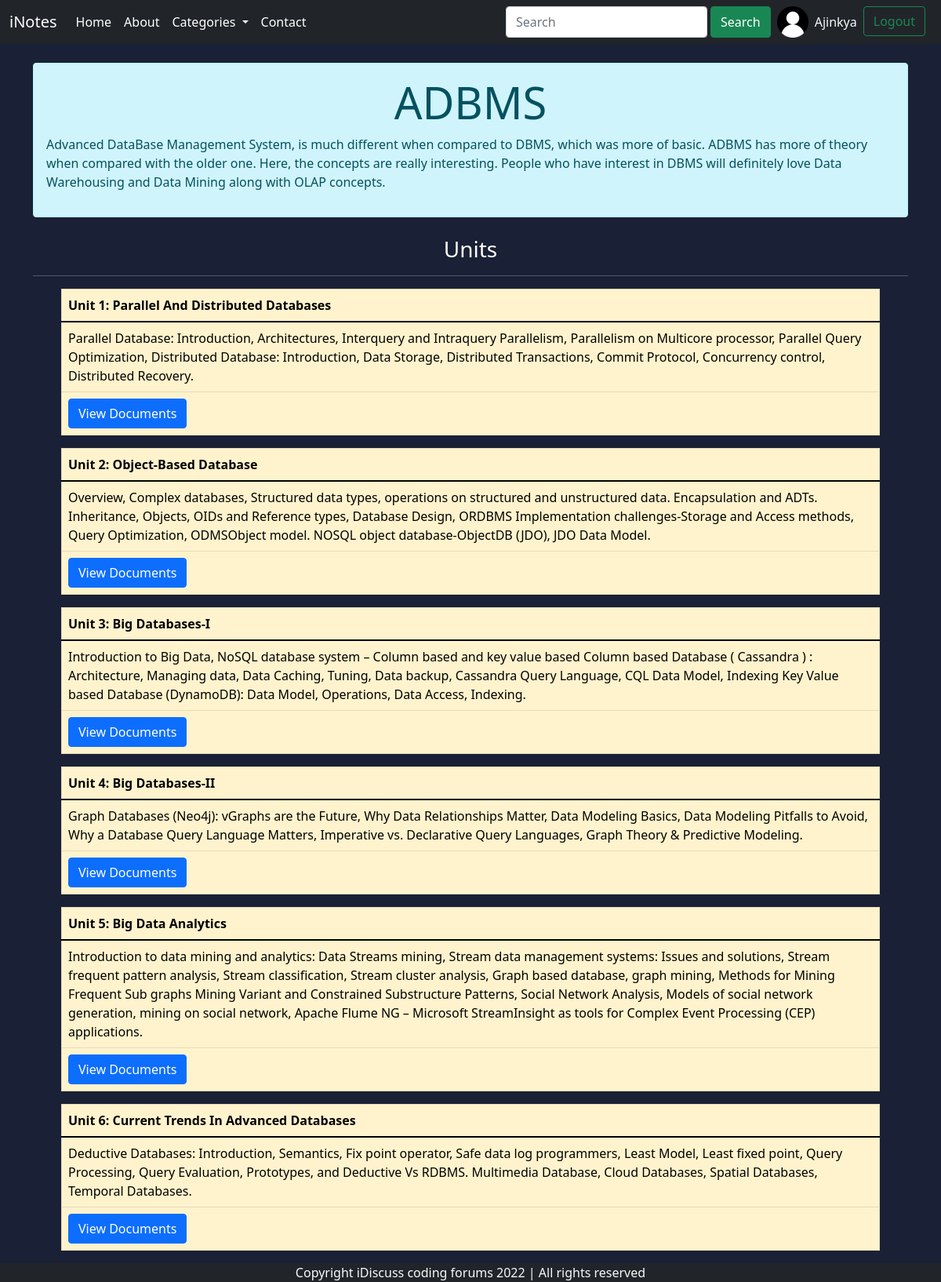
The app's page /threads.php?subid=3&subcat=Theory (signed in) with its own data.
### tables this page shows
CREATE TABLE `subjects` (
  `subject_id` int(11) NOT NULL,
  `subject_name` varchar(50) NOT NULL,
  `subject_desc` text NOT NULL,
  `sub_category` varchar(50) NOT NULL,
  `subject_created` datetime NOT NULL DEFAULT current_timestamp()
);

CREATE TABLE `units` (
  `unit_id` int(11) NOT NULL,
  `unit_name` varchar(100) NOT NULL,
  `unit_desc` text NOT NULL,
  `unit_sub_id` int(11) NOT NULL,
  `unit_created` datetime NOT NULL DEFAULT current_timestamp()
);

### threads.php (the view, shortened to what this page needs)
<!doctype html>
<html lang="en">
<head>
    <link rel="stylesheet" href="https://cdnjs.cloudflare.com/ajax/libs/font-awesome/5.15.3/css/all.min.css">
    <link href="https://cdn.jsdelivr.net/npm/bootstrap@5.1.3/dist/css/bootstrap.min.css" rel="stylesheet">
</head>
<body>
    <?php include 'partial/header.php' ?>
    <?php include 'partial/_dbConnect.php'; ?>
    <?php
    $id = $_GET['subid'];
    $sql = "select * from subjects where subject_id=$id";
    $result = mysqli_query($conn, $sql);
    while ($row = mysqli_fetch_assoc($result)) {
        $catname = $row['subject_name'];
        $catdesc = $row['subject_desc'];
    }
    ?>
    <div class="container my-4">
        <div class="alert alert-info" role="alert">
            <h4 class="display-4 text-center"><?php echo $catname ?></h4>
            <p><?php echo $catdesc ?></p>
        </div>
    </div>
    <div class="container px-6">
        <?php
            $sub_cat = $_GET['subcat'];
            if ($sub_cat == 'Theory')
                echo '<h3 class="text-center">Units</h3>';
            else
                echo '<h3 class="text-center">Assignments</h3>';
        ?>
        <hr>
    </div>
    <div class="container px-5">
        <?php
            if ($sub_cat == 'Theory') {
                $sql = "select * from units where unit_sub_id='$id'";
                $result = mysqli_query($conn, $sql);
                $no = 1;
                while ($row = mysqli_fetch_assoc($result)) {
                    $unit_id = $row['unit_id'];
                    $unit_name = $row['unit_name'];
                    $unit_desc = $row['unit_desc'];
                    echo '
                        <table class="table table-bordered table-warning">
                            <tr>
                                <th scope="col">
                                    Unit ' . $no . ': ' . $unit_name . '
                                </th>
                            </tr>
                            <tbody>
                                <tr>
                                    <td>
                                        ' . $unit_desc . '
                                    </td>
                                </tr>
                                <tr>
                                    <td>
                                        <a href="threadlist.php?unitid=' . $unit_id . '&subid=' . $id . '" class="btn btn-primary">View Documents</a>
                                    </td>
                                </tr>
                            </tbody>
                        </table>
                        ';
                    $no++;
                }
            }
        ?>
    </div>
    <?php include 'partial/footer.php'; ?>
</body>
</html>

### partial/header.php (shortened to what this page needs)
<?php
  echo '
    <nav class="navbar navbar-expand-lg navbar-dark bg-dark">
      <div class="container-fluid">
        <a class="navbar-brand">iNotes</a>
        <button class="navbar-toggler" type="button" data-bs-toggle="collapse" data-bs-target="#navbarSupportedContent" aria-controls="navbarSupportedContent" aria-expanded="false" aria-label="Toggle navigation">
          <span class="navbar-toggler-icon"></span>
        </button>
        <div class="collapse navbar-collapse" id="navbarSupportedContent">
          <ul class="navbar-nav me-auto mb-2 mb-lg-0">
            <li class="nav-item">
              <a class="nav-link active" aria-current="page" href="http://localhost/iNotes/home.php">Home</a>
            </li>
            <li class="nav-item">
              <a class="nav-link active" href="http://localhost/iNotes/about.php">About</a>
            </li>
            <li class="nav-item dropdown">
              <a class="nav-link dropdown-toggle active" href="#" id="navbarDropdown" role="button" data-bs-toggle="dropdown" aria-expanded="false">
              Categories
              </a>
              <ul class="dropdown-menu" aria-labelledby="navbarDropdown">
  ';
?>
<?php
  echo '
                <li><hr class="dropdown-divider"></li>
                <li><a class="dropdown-item" href="#">Something else here</a></li>
              </ul>
            </li>
            <li class="nav-item">
              <a class="nav-link active" href="http://localhost/iNotes/contact.php">Contact</a>
            </li>
          </ul>
  ';
        if(isset($_SESSION['loggedIn']) && $_SESSION['loggedIn'] == true){
          echo '
            <form class="d-flex my-lg-0" action="#">
              <input class="form-control me-1" name="search" type="search" placeholder="Search" aria-label="Search">
              <button class="btn btn-success" type="submit">Search</button>
              <img class="abc mx-2" src="images/user4.png" width="40px" alt="...">
              <p class="text-light my-2 mx-0">'.$_SESSION['firstname'].'</p>
              <div class="mx-2">
                <a href="http://localhost/iNotes/partial/_logout.php" class="btn btn-outline-success">Logout</a>
              </div>
            </form>
          ';
        }
  echo '
        </div>
      </div>
    </nav>
  ';
?>

### partial/footer.php
<div class="container-fluid bg-dark text-light">
    <p class="text-center mb-0">Copyright iDiscuss coding forums 2022 | All rights reserved</p>
</div>

### threads.php (style rules this page uses)
body { background-color: #1a2035; color: white; }

### partial/header.php (style rules this page uses)
.abc { cursor: pointer; }

### records on screen
subjects: subject_name "ADBMS", subject_desc "Advanced DataBase Management System, is much different when compared to DBMS, which was more of basic. ADBMS has more of theory when compared with the older one. Here, the concepts are really interesting. People who have interest in DBMS will definitely love Data Warehousing and Data Mining along with OLAP concepts."
units: unit_name "Parallel And Distributed Databases", unit_desc "Parallel Database: Introduction, Architectures, Interquery and Intraquery Parallelism, Parallelism on Multicore processor, Parallel Query Optimization, Distributed Database: Introduction, Data Storage, Distributed Transactions, Commit Protocol, Concurrency control, Distributed Recovery."
units: unit_name "Object-Based Database", unit_desc "Overview, Complex databases, Structured data types, operations on structured and unstructured data. Encapsulation and ADTs. Inheritance, Objects, OIDs and Reference types, Database Design, ORDBMS Implementation challenges-Storage and Access methods, Query Optimization, ODMS\u0002Object model. NOSQL object database-ObjectDB (JDO), JDO Data Model."
units: unit_name "Big Databases-I", unit_desc "Introduction to Big Data, NoSQL database system – Column based and key value based Column based Database ( Cassandra ) : Architecture, Managing data, Data Caching, Tuning, Data backup, Cassandra Query Language, CQL Data Model, Indexing Key Value based Database (DynamoDB): Data Model, Operations, Data Access, Indexing."
units: unit_name "Big Databases-II", unit_desc "Graph Databases (Neo4j): vGraphs are the Future, Why Data Relationships Matter, Data Modeling Basics, Data Modeling Pitfalls to Avoid, Why a Database Query Language Matters, Imperative vs. Declarative Query Languages, Graph Theory & Predictive Modeling."
units: unit_name "Big Data Analytics", unit_desc "Introduction to data mining and analytics: Data Streams mining, Stream data management systems: Issues and solutions, Stream frequent pattern analysis, Stream classification, Stream cluster analysis, Graph based database, graph mining, Methods for Mining Frequent Sub graphs Mining Variant and Constrained Substructure Patterns, Social Network Analysis, Models of social network generation, mining on social network, Apache Flume NG – Microsoft StreamInsight as tools for Complex Event Processing (CEP) applications."
units: unit_name "Current Trends In Advanced Databases", unit_desc "Deductive Databases: Introduction, Semantics, Fix point operator, Safe data log programmers, Least Model, Least fixed point, Query Processing, Query Evaluation, Prototypes, and Deductive Vs RDBMS. Multimedia Database, Cloud Databases, Spatial Databases, Temporal Databases."

### other values on screen
$_SESSION['firstname'] "Ajinkya"
